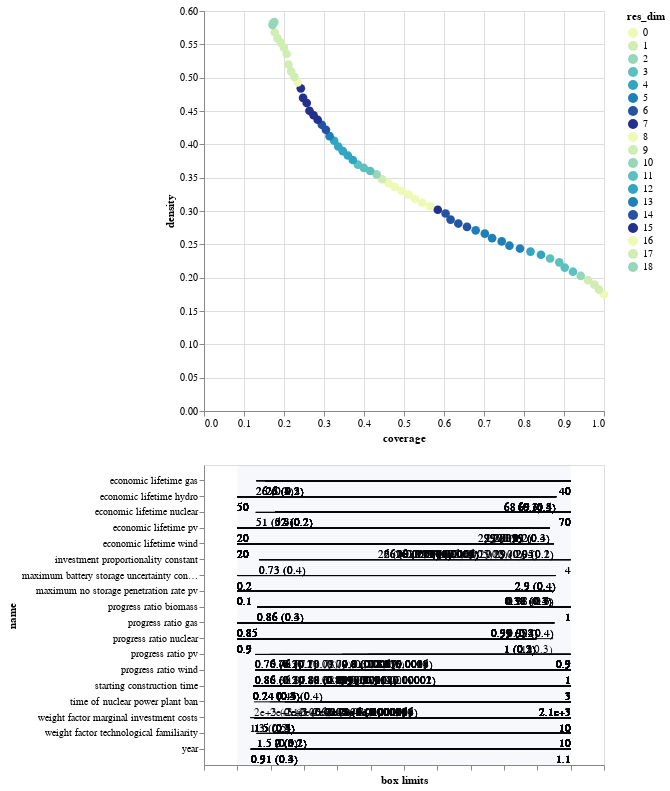

Notebook source saved alongside this figure:
### Code cell
box1_wpca.inspect_tradeoff()

### Figure 1 — Vega-Lite specification as saved in the notebook (floating-point values rounded to 4 significant figures; data arrays with more than 128 entries replaced by an {"elided": "..."} marker saying what was removed)
{"$schema": "https://vega.github.io/schema/vega-lite/v3.4.0.json", "config": {"mark": {"tooltip": null}, "view": {"height": 300, "width": 400}}, "datasets": {"data-51bb0881810a9e1ac646f83ca94e1b1a": {"elided": "609 records"}, "data-bb8d07f6df3d47a6a475317795287b23": [{"end": 1, "start": 0}], "data-d751713988987e9331980363e24189ce": [], "data-f53075b2c980fffdcd2c422243576721": [{"coverage": 1, "density": 0.1752, "id": 0, "mass": 1, "mean": 0.1752, "res_dim": 0}, {"coverage": 0.9874, "density": 0.1821, "id": 1, "mass": 0.95, "mean": 0.1821, "res_dim": 1}, {"coverage": 0.976, "density": 0.1895, "id": 2, "mass": 0.9024, "mean": 0.1895, "res_dim": 1}, {"coverage": 0.96, "density": 0.1962, "id": 3, "mass": 0.8572, "mean": 0.1962, "res_dim": 1}, {"coverage": 0.9418, "density": 0.2027, "id": 4, "mass": 0.8142, "mean": 0.2027, "res_dim": 2}, {"coverage": 0.9224, "density": 0.2089, "id": 5, "mass": 0.7734, "mean": 0.2089, "res_dim": 3}, {"coverage": 0.9018, "density": 0.2151, "id": 6, "mass": 0.7346, "mean": 0.2151, "res_dim": 3}, {"coverage": 0.8881, "density": 0.223, "id": 7, "mass": 0.6978, "mean": 0.223, "res_dim": 3}, {"coverage": 0.8653, "density": 0.2287, "id": 8, "mass": 0.6628, "mean": 0.2287, "res_dim": 3}, {"coverage": 0.8425, "density": 0.2344, "id": 9, "mass": 0.6296, "mean": 0.2344, "res_dim": 4}, {"coverage": 0.8162, "density": 0.2391, "id": 10, "mass": 0.598, "mean": 0.2391, "res_dim": 4}, {"coverage": 0.79, "density": 0.2437, "id": 11, "mass": 0.568, "mean": 0.2437, "res_dim": 5}, {"coverage": 0.7637, "density": 0.248, "id": 12, "mass": 0.5396, "mean": 0.248, "res_dim": 5}, {"coverage": 0.7443, "density": 0.2544, "id": 13, "mass": 0.5126, "mean": 0.2544, "res_dim": 5}, {"coverage": 0.7203, "density": 0.2592, "id": 14, "mass": 0.4868, "mean": 0.2592, "res_dim": 5}, {"coverage": 0.7021, "density": 0.266, "id": 15, "mass": 0.4624, "mean": 0.266, "res_dim": 5}, {"coverage": 0.6792, "density": 0.2709, "id": 16, "mass": 0.4392, "mean": 0.2709, "res_dim": 5}, {"coverage": 0.6575, "density": 0.2761, "id": 17, "mass": 0.4172, "mean": 0.2761, "res_dim": 6}, {"coverage": 0.6358, "density": 0.2812, "id": 18, "mass": 0.3962, "mean": 0.2812, "res_dim": 6}, {"coverage": 0.6164, "density": 0.2871, "id": 19, "mass": 0.3762, "mean": 0.2871, "res_dim": 6}, {"coverage": 0.6039, "density": 0.2962, "id": 20, "mass": 0.3572, "mean": 0.2962, "res_dim": 6}, {"coverage": 0.5845, "density": 0.3019, "id": 21, "mass": 0.3392, "mean": 0.3019, "res_dim": 7}, {"coverage": 0.5651, "density": 0.3073, "id": 22, "mass": 0.3222, "mean": 0.3073, "res_dim": 8}, {"coverage": 0.5457, "density": 0.3124, "id": 23, "mass": 0.306, "mean": 0.3124, "res_dim": 8}, {"coverage": 0.5274, "density": 0.318, "id": 24, "mass": 0.2906, "mean": 0.318, "res_dim": 8}, {"coverage": 0.5114, "density": 0.3246, "id": 25, "mass": 0.276, "mean": 0.3246, "res_dim": 8}, {"coverage": 0.4943, "density": 0.3303, "id": 26, "mass": 0.2622, "mean": 0.3303, "res_dim": 8}, {"coverage": 0.4772, "density": 0.3357, "id": 27, "mass": 0.249, "mean": 0.3357, "res_dim": 8}, {"coverage": 0.4612, "density": 0.3418, "id": 28, "mass": 0.2364, "mean": 0.3418, "res_dim": 8}, {"coverage": 0.4452, "density": 0.3476, "id": 29, "mass": 0.2244, "mean": 0.3476, "res_dim": 9}, {"coverage": 0.4315, "density": 0.3549, "id": 30, "mass": 0.213, "mean": 0.3549, "res_dim": 10}, {"coverage": 0.4155, "density": 0.36, "id": 31, "mass": 0.2022, "mean": 0.36, "res_dim": 11}, {"coverage": 0.3995, "density": 0.3646, "id": 32, "mass": 0.192, "mean": 0.3646, "res_dim": 11}, {"coverage": 0.3847, "density": 0.3695, "id": 33, "mass": 0.1824, "mean": 0.3695, "res_dim": 11}, {"coverage": 0.3721, "density": 0.3764, "id": 34, "mass": 0.1732, "mean": 0.3764, "res_dim": 12}, {"coverage": 0.3596, "density": 0.3832, "id": 35, "mass": 0.1644, "mean": 0.3832, "res_dim": 12}, {"coverage": 0.347, "density": 0.3897, "id": 36, "mass": 0.156, "mean": 0.3897, "res_dim": 12}, {"coverage": 0.3356, "density": 0.3968, "id": 37, "mass": 0.1482, "mean": 0.3968, "res_dim": 12}, {"coverage": 0.3253, "density": 0.4054, "id": 38, "mass": 0.1406, "mean": 0.4054, "res_dim": 12}, {"coverage": 0.3139, "density": 0.4123, "id": 39, "mass": 0.1334, "mean": 0.4123, "res_dim": 13}, {"coverage": 0.3048, "density": 0.4218, "id": 40, "mass": 0.1266, "mean": 0.4218, "res_dim": 14}, {"coverage": 0.2945, "density": 0.4293, "id": 41, "mass": 0.1202, "mean": 0.4293, "res_dim": 14}, {"coverage": 0.2842, "density": 0.4368, "id": 42, "mass": 0.114, "mean": 0.4368, "res_dim": 15}, {"coverage": 0.274, "density": 0.4436, "id": 43, "mass": 0.1082, "mean": 0.4436, "res_dim": 15}, {"coverage": 0.2637, "density": 0.4503, "id": 44, "mass": 0.1026, "mean": 0.4503, "res_dim": 15}, {"coverage": 0.2568, "density": 0.462, "id": 45, "mass": 0.0974, "mean": 0.462, "res_dim": 15}, {"coverage": 0.2477, "density": 0.4697, "id": 46, "mass": 0.0924, "mean": 0.4697, "res_dim": 15}, {"coverage": 0.242, "density": 0.484, "id": 47, "mass": 0.0876, "mean": 0.484, "res_dim": 15}, {"coverage": 0.234, "density": 0.4928, "id": 48, "mass": 0.0832, "mean": 0.4928, "res_dim": 16}, {"coverage": 0.226, "density": 0.5013, "id": 49, "mass": 0.079, "mean": 0.5013, "res_dim": 17}, {"coverage": 0.218, "density": 0.5093, "id": 50, "mass": 0.075, "mean": 0.5093, "res_dim": 17}, {"coverage": 0.2112, "density": 0.5197, "id": 51, "mass": 0.0712, "mean": 0.5197, "res_dim": 17}, {"coverage": 0.2066, "density": 0.5355, "id": 52, "mass": 0.0676, "mean": 0.5355, "res_dim": 17}, {"coverage": 0.1998, "density": 0.5452, "id": 53, "mass": 0.0642, "mean": 0.5452, "res_dim": 17}, {"coverage": 0.1918, "density": 0.5526, "id": 54, "mass": 0.0608, "mean": 0.5526, "res_dim": 17}, {"coverage": 0.1838, "density": 0.559, "id": 55, "mass": 0.0576, "mean": 0.559, "res_dim": 17}, {"coverage": 0.1769, "density": 0.5678, "id": 56, "mass": 0.0546, "mean": 0.5678, "res_dim": 17}, {"coverage": 0.1712, "density": 0.5792, "id": 57, "mass": 0.0518, "mean": 0.5792, "res_dim": 18}, {"coverage": 0.1724, "density": 0.5808, "id": 58, "mass": 0.052, "mean": 0.5808, "res_dim": 18}, {"coverage": 0.1735, "density": 0.5824, "id": 59, "mass": 0.0522, "mean": 0.5824, "res_dim": 18}, {"coverage": 0.1758, "density": 0.5833, "id": 60, "mass": 0.0528, "mean": 0.5833, "res_dim": 18}]}, "vconcat": [{"data": {"name": "data-f53075b2c980fffdcd2c422243576721"}, "encoding": {"color": {"field": "res_dim", "scale": {"range": ["#eff9b6", "#d0edb3", "#97d6b9", "#5dc0c0", "#31a5c2", "#1f80b8", "#2354a3", "#21318d"]}, "type": "ordinal"}, "opacity": {"condition": {"selection": "selector008", "value": 1}, "value": 0.4}, "tooltip": [{"field": "id", "type": "ordinal"}, {"field": "coverage", "format": ".2", "type": "quantitative"}, {"field": "density", "format": ".2", "type": "quantitative"}, {"field": "res_dim", "type": "ordinal"}], "x": {"field": "coverage", "type": "quantitative"}, "y": {"field": "density", "type": "quantitative"}}, "height": 400, "mark": {"size": 75, "type": "circle"}, "selection": {"selector008": {"fields": ["id"], "type": "single"}}, "width": 400}, {"layer": [{"data": {"name": "data-51bb0881810a9e1ac646f83ca94e1b1a"}, "encoding": {"x": {"axis": {"grid": false, "labels": false, "title": "box limits"}, "field": "x_lower", "scale": {"domain": [0, 1], "padding": 0.1}, "type": "quantitative"}, "x2": {"field": "x_upper"}, "y": {"field": "name", "scale": {"padding": 1}, "type": "nominal"}}, "mark": "rule", "transform": [{"as": "x_lower", "calculate": "(datum.x1-datum.minimum)/(datum.maximum-datum.minimum)"}, {"as": "x_upper", "calculate": "(datum.x2-datum.minimum)/(datum.maximum-datum.minimum)"}, {"filter": {"selection": "selector008"}}], "width": 400}, {"data": {"name": "data-51bb0881810a9e1ac646f83ca94e1b1a"}, "encoding": {"text": {"field": "text", "type": "ordinal"}, "x": {"axis": {"grid": false, "labels": false, "title": "box limits"}, "field": "x_lower", "scale": {"domain": [0, 1], "padding": 0.1}, "type": "quantitative"}, "x2": {"field": "x_upper"}, "y": {"field": "name", "scale": {"padding": 1}, "type": "nominal"}}, "mark": {"align": "left", "baseline": "top", "dy": 5, "type": "text"}, "transform": [{"as": "x_lower", "calculate": "(datum.x1-datum.minimum)/(datum.maximum-datum.minimum)"}, {"as": "x_upper", "calculate": "(datum.x2-datum.minimum)/(datum.maximum-datum.minimum)"}, {"filter": {"selection": "selector008"}}, {"as": "text", "calculate": "datum.qp_lower>0?format(datum.x1, \".2\")+\" (\"+format(datum.qp_lower, \".1~g\")+\")\" :format(datum.x1, \".2\")"}], "width": 400}, {"data": {"name": "data-51bb0881810a9e1ac646f83ca94e1b1a"}, "encoding": {"text": {"field": "text", "type": "ordinal"}, "x": {"field": "x_upper", "type": "quantitative"}, "x2": {"field": "x_upper"}, "y": {"field": "name", "scale": {"padding": 1}, "type": "nominal"}}, "mark": {"align": "right", "baseline": "top", "dy": 5, "type": "text"}, "transform": [{"as": "x_lower", "calculate": "(datum.x1-datum.minimum)/(datum.maximum-datum.minimum)"}, {"as": "x_upper", "calculate": "(datum.x2-datum.minimum)/(datum.maximum-datum.minimum)"}, {"filter": {"selection": "selector008"}}, {"as": "text", "calculate": "datum.qp_upper>0?format(datum.x2, \".2\")+\" (\"+format(datum.qp_upper, \".1\")+\")\" :format(datum.x2, \".2\")"}], "width": 400}, {"data": {"name": "data-bb8d07f6df3d47a6a475317795287b23"}, "encoding": {"x": {"field": "start", "type": "quantitative"}, "x2": {"field": "end"}}, "mark": {"opacity": 0.05, "type": "rect"}}, {"data": {"name": "data-d751713988987e9331980363e24189ce"}, "encoding": {"x": {"field": "x", "type": "quantitative"}, "y": {"field": "name", "type": "nominal"}}, "mark": "point", "transform": [{"filter": {"selection": "selector008"}}], "width": 400}, {"data": {"name": "data-d751713988987e9331980363e24189ce"}, "encoding": {"text": {"field": "item", "type": "nominal"}, "x": {"field": "x", "type": "quantitative"}, "y": {"field": "name", "type": "nominal"}}, "mark": {"align": "center", "baseline": "top", "dy": 5, "type": "text"}, "transform": [{"filter": {"selection": "selector008"}}], "width": 400}]}]}
